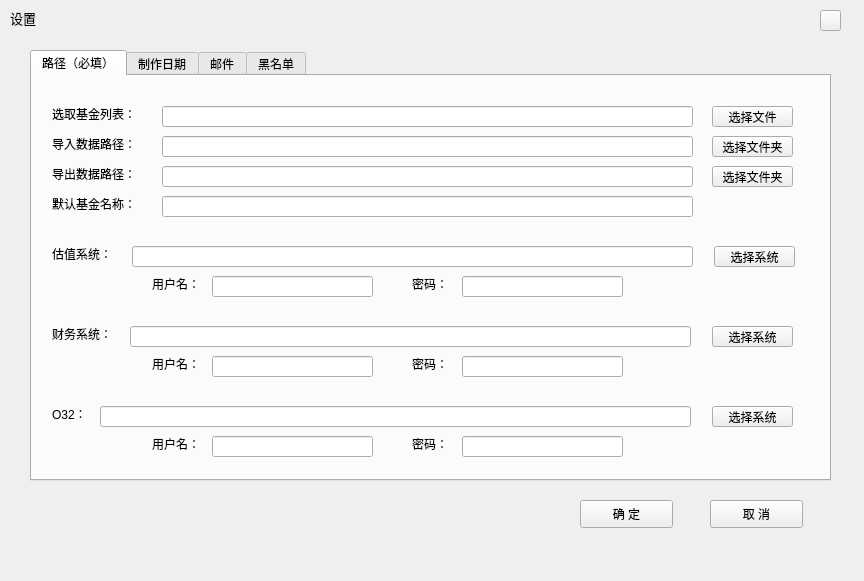
<?xml version="1.0" encoding="UTF-8"?>
<ui version="4.0">
 <class>SettingWindows</class>
 <widget class="QMainWindow" name="SettingWindows">
  <property name="geometry">
   <rect>
    <x>0</x>
    <y>0</y>
    <width>864</width>
    <height>581</height>
   </rect>
  </property>
  <property name="windowTitle">
   <string>设置</string>
  </property>
  <widget class="QWidget" name="centralwidget">
   <widget class="QTabWidget" name="settingTab">
    <property name="geometry">
     <rect>
      <x>30</x>
      <y>50</y>
      <width>801</width>
      <height>431</height>
     </rect>
    </property>
    <property name="currentIndex">
     <number>0</number>
    </property>
    <widget class="QWidget" name="tab1">
     <attribute name="title">
      <string>路径（必填）</string>
     </attribute>
     <widget class="QLineEdit" name="Ssystem2">
      <property name="geometry">
       <rect>
        <x>98</x>
        <y>250</y>
        <width>561</width>
        <height>21</height>
       </rect>
      </property>
     </widget>
     <widget class="QLabel" name="label_5">
      <property name="geometry">
       <rect>
        <x>20</x>
        <y>30</y>
        <width>101</width>
        <height>16</height>
       </rect>
      </property>
      <property name="text">
       <string>选取基金列表：</string>
      </property>
     </widget>
     <widget class="QPushButton" name="SgetCw">
      <property name="geometry">
       <rect>
        <x>680</x>
        <y>250</y>
        <width>81</width>
        <height>21</height>
       </rect>
      </property>
      <property name="text">
       <string>选择系统</string>
      </property>
     </widget>
     <widget class="QPushButton" name="SgetFile">
      <property name="geometry">
       <rect>
        <x>680</x>
        <y>30</y>
        <width>81</width>
        <height>21</height>
       </rect>
      </property>
      <property name="text">
       <string>选择文件</string>
      </property>
     </widget>
     <widget class="QLineEdit" name="SfilePath">
      <property name="geometry">
       <rect>
        <x>130</x>
        <y>30</y>
        <width>531</width>
        <height>21</height>
       </rect>
      </property>
     </widget>
     <widget class="QLineEdit" name="Ssystem1">
      <property name="geometry">
       <rect>
        <x>100</x>
        <y>170</y>
        <width>561</width>
        <height>21</height>
       </rect>
      </property>
     </widget>
     <widget class="QLabel" name="label_3">
      <property name="geometry">
       <rect>
        <x>20</x>
        <y>250</y>
        <width>72</width>
        <height>15</height>
       </rect>
      </property>
      <property name="text">
       <string>财务系统：</string>
      </property>
     </widget>
     <widget class="QPushButton" name="SgetO32">
      <property name="geometry">
       <rect>
        <x>680</x>
        <y>330</y>
        <width>81</width>
        <height>21</height>
       </rect>
      </property>
      <property name="text">
       <string>选择系统</string>
      </property>
     </widget>
     <widget class="QLineEdit" name="Ssystem3">
      <property name="geometry">
       <rect>
        <x>68</x>
        <y>330</y>
        <width>591</width>
        <height>21</height>
       </rect>
      </property>
     </widget>
     <widget class="QLabel" name="label_4">
      <property name="geometry">
       <rect>
        <x>20</x>
        <y>330</y>
        <width>72</width>
        <height>15</height>
       </rect>
      </property>
      <property name="text">
       <string>O32：</string>
      </property>
     </widget>
     <widget class="QPushButton" name="SgetGz">
      <property name="geometry">
       <rect>
        <x>682</x>
        <y>170</y>
        <width>81</width>
        <height>21</height>
       </rect>
      </property>
      <property name="text">
       <string>选择系统</string>
      </property>
     </widget>
     <widget class="QLabel" name="label_2">
      <property name="geometry">
       <rect>
        <x>20</x>
        <y>170</y>
        <width>72</width>
        <height>15</height>
       </rect>
      </property>
      <property name="text">
       <string>估值系统：</string>
      </property>
     </widget>
     <widget class="QLabel" name="label_6">
      <property name="geometry">
       <rect>
        <x>120</x>
        <y>200</y>
        <width>61</width>
        <height>16</height>
       </rect>
      </property>
      <property name="text">
       <string>用户名：</string>
      </property>
     </widget>
     <widget class="QLineEdit" name="SgzName">
      <property name="geometry">
       <rect>
        <x>180</x>
        <y>200</y>
        <width>161</width>
        <height>21</height>
       </rect>
      </property>
     </widget>
     <widget class="QLabel" name="label_7">
      <property name="geometry">
       <rect>
        <x>380</x>
        <y>200</y>
        <width>41</width>
        <height>16</height>
       </rect>
      </property>
      <property name="text">
       <string>密码：</string>
      </property>
     </widget>
     <widget class="QLineEdit" name="SgzPW">
      <property name="geometry">
       <rect>
        <x>430</x>
        <y>200</y>
        <width>161</width>
        <height>21</height>
       </rect>
      </property>
     </widget>
     <widget class="QLineEdit" name="ScwPW">
      <property name="geometry">
       <rect>
        <x>430</x>
        <y>280</y>
        <width>161</width>
        <height>21</height>
       </rect>
      </property>
     </widget>
     <widget class="QLineEdit" name="ScwName">
      <property name="geometry">
       <rect>
        <x>180</x>
        <y>280</y>
        <width>161</width>
        <height>21</height>
       </rect>
      </property>
     </widget>
     <widget class="QLabel" name="label_8">
      <property name="geometry">
       <rect>
        <x>380</x>
        <y>280</y>
        <width>41</width>
        <height>16</height>
       </rect>
      </property>
      <property name="text">
       <string>密码：</string>
      </property>
     </widget>
     <widget class="QLabel" name="label_9">
      <property name="geometry">
       <rect>
        <x>120</x>
        <y>280</y>
        <width>61</width>
        <height>16</height>
       </rect>
      </property>
      <property name="text">
       <string>用户名：</string>
      </property>
     </widget>
     <widget class="QLineEdit" name="So32PW">
      <property name="geometry">
       <rect>
        <x>430</x>
        <y>360</y>
        <width>161</width>
        <height>21</height>
       </rect>
      </property>
     </widget>
     <widget class="QLabel" name="label_10">
      <property name="geometry">
       <rect>
        <x>380</x>
        <y>360</y>
        <width>41</width>
        <height>16</height>
       </rect>
      </property>
      <property name="text">
       <string>密码：</string>
      </property>
     </widget>
     <widget class="QLineEdit" name="So32Name">
      <property name="geometry">
       <rect>
        <x>180</x>
        <y>360</y>
        <width>161</width>
        <height>21</height>
       </rect>
      </property>
     </widget>
     <widget class="QLabel" name="label_11">
      <property name="geometry">
       <rect>
        <x>120</x>
        <y>360</y>
        <width>61</width>
        <height>16</height>
       </rect>
      </property>
      <property name="text">
       <string>用户名：</string>
      </property>
     </widget>
     <widget class="QLineEdit" name="SinPath">
      <property name="geometry">
       <rect>
        <x>130</x>
        <y>60</y>
        <width>531</width>
        <height>21</height>
       </rect>
      </property>
     </widget>
     <widget class="QLabel" name="label_18">
      <property name="geometry">
       <rect>
        <x>20</x>
        <y>60</y>
        <width>101</width>
        <height>16</height>
       </rect>
      </property>
      <property name="text">
       <string>导入数据路径：</string>
      </property>
     </widget>
     <widget class="QPushButton" name="SgetIm">
      <property name="geometry">
       <rect>
        <x>680</x>
        <y>60</y>
        <width>81</width>
        <height>21</height>
       </rect>
      </property>
      <property name="text">
       <string>选择文件夹</string>
      </property>
     </widget>
     <widget class="QPushButton" name="SgetEx">
      <property name="geometry">
       <rect>
        <x>680</x>
        <y>90</y>
        <width>81</width>
        <height>21</height>
       </rect>
      </property>
      <property name="text">
       <string>选择文件夹</string>
      </property>
     </widget>
     <widget class="QLineEdit" name="SoutPath">
      <property name="geometry">
       <rect>
        <x>130</x>
        <y>90</y>
        <width>531</width>
        <height>21</height>
       </rect>
      </property>
     </widget>
     <widget class="QLabel" name="label_19">
      <property name="geometry">
       <rect>
        <x>20</x>
        <y>90</y>
        <width>101</width>
        <height>16</height>
       </rect>
      </property>
      <property name="text">
       <string>导出数据路径：</string>
      </property>
     </widget>
     <widget class="QLabel" name="label_20">
      <property name="geometry">
       <rect>
        <x>20</x>
        <y>120</y>
        <width>101</width>
        <height>16</height>
       </rect>
      </property>
      <property name="text">
       <string>默认基金名称：</string>
      </property>
     </widget>
     <widget class="QLineEdit" name="SfundName">
      <property name="geometry">
       <rect>
        <x>130</x>
        <y>120</y>
        <width>531</width>
        <height>21</height>
       </rect>
      </property>
     </widget>
    </widget>
    <widget class="QWidget" name="tab2">
     <attribute name="title">
      <string>制作日期</string>
     </attribute>
     <widget class="QRadioButton" name="Sdate1">
      <property name="geometry">
       <rect>
        <x>80</x>
        <y>80</y>
        <width>115</width>
        <height>19</height>
       </rect>
      </property>
      <property name="text">
       <string> T 日</string>
      </property>
      <property name="checked">
       <bool>true</bool>
      </property>
     </widget>
     <widget class="QRadioButton" name="Sdate2">
      <property name="geometry">
       <rect>
        <x>80</x>
        <y>140</y>
        <width>115</width>
        <height>19</height>
       </rect>
      </property>
      <property name="text">
       <string> T - 1 日</string>
      </property>
     </widget>
     <widget class="QRadioButton" name="Sdate3">
      <property name="geometry">
       <rect>
        <x>80</x>
        <y>200</y>
        <width>115</width>
        <height>19</height>
       </rect>
      </property>
      <property name="text">
       <string> 自定义</string>
      </property>
     </widget>
     <widget class="QDateEdit" name="SgetDate">
      <property name="geometry">
       <rect>
        <x>170</x>
        <y>200</y>
        <width>110</width>
        <height>22</height>
       </rect>
      </property>
     </widget>
    </widget>
    <widget class="QWidget" name="tab3">
     <attribute name="title">
      <string>邮件</string>
     </attribute>
     <widget class="QLineEdit" name="SserverIP">
      <property name="geometry">
       <rect>
        <x>240</x>
        <y>50</y>
        <width>301</width>
        <height>21</height>
       </rect>
      </property>
     </widget>
     <widget class="QLabel" name="label_12">
      <property name="geometry">
       <rect>
        <x>90</x>
        <y>50</y>
        <width>141</width>
        <height>16</height>
       </rect>
      </property>
      <property name="text">
       <string>邮件的服务器地址：</string>
      </property>
     </widget>
     <widget class="QLabel" name="label_14">
      <property name="geometry">
       <rect>
        <x>90</x>
        <y>110</y>
        <width>141</width>
        <height>16</height>
       </rect>
      </property>
      <property name="text">
       <string>邮件的服务器端口：</string>
      </property>
     </widget>
     <widget class="QLabel" name="label_15">
      <property name="geometry">
       <rect>
        <x>90</x>
        <y>170</y>
        <width>101</width>
        <height>16</height>
       </rect>
      </property>
      <property name="text">
       <string>发送邮箱账号：</string>
      </property>
     </widget>
     <widget class="QLabel" name="label_16">
      <property name="geometry">
       <rect>
        <x>90</x>
        <y>230</y>
        <width>101</width>
        <height>16</height>
       </rect>
      </property>
      <property name="text">
       <string>发送邮箱密码：</string>
      </property>
     </widget>
     <widget class="QLabel" name="label_17">
      <property name="geometry">
       <rect>
        <x>90</x>
        <y>290</y>
        <width>101</width>
        <height>16</height>
       </rect>
      </property>
      <property name="text">
       <string>接收邮箱账号：</string>
      </property>
     </widget>
     <widget class="QLineEdit" name="SserverPort">
      <property name="geometry">
       <rect>
        <x>240</x>
        <y>110</y>
        <width>81</width>
        <height>21</height>
       </rect>
      </property>
     </widget>
     <widget class="QLineEdit" name="SsendID">
      <property name="geometry">
       <rect>
        <x>210</x>
        <y>170</y>
        <width>331</width>
        <height>21</height>
       </rect>
      </property>
     </widget>
     <widget class="QLineEdit" name="SsendPW">
      <property name="geometry">
       <rect>
        <x>210</x>
        <y>230</y>
        <width>331</width>
        <height>21</height>
       </rect>
      </property>
     </widget>
     <widget class="QLineEdit" name="SrsvID">
      <property name="geometry">
       <rect>
        <x>210</x>
        <y>290</y>
        <width>331</width>
        <height>21</height>
       </rect>
      </property>
     </widget>
    </widget>
    <widget class="QWidget" name="tab4">
     <attribute name="title">
      <string>黑名单</string>
     </attribute>
     <widget class="QTextEdit" name="SblackList">
      <property name="geometry">
       <rect>
        <x>50</x>
        <y>110</y>
        <width>681</width>
        <height>221</height>
       </rect>
      </property>
     </widget>
     <widget class="QLabel" name="label_13">
      <property name="geometry">
       <rect>
        <x>20</x>
        <y>30</y>
        <width>351</width>
        <height>51</height>
       </rect>
      </property>
      <property name="text">
       <string>制作黑名单（以中文字符“、”分割，无需换行）：</string>
      </property>
     </widget>
    </widget>
   </widget>
   <widget class="QPushButton" name="Squit">
    <property name="geometry">
     <rect>
      <x>820</x>
      <y>10</y>
      <width>21</width>
      <height>21</height>
     </rect>
    </property>
    <property name="text">
     <string/>
    </property>
   </widget>
   <widget class="QLabel" name="label">
    <property name="geometry">
     <rect>
      <x>10</x>
      <y>10</y>
      <width>41</width>
      <height>16</height>
     </rect>
    </property>
    <property name="font">
     <font>
      <family>等线</family>
      <pointsize>10</pointsize>
     </font>
    </property>
    <property name="text">
     <string>设置</string>
    </property>
   </widget>
   <widget class="QPushButton" name="Ssubmit">
    <property name="geometry">
     <rect>
      <x>580</x>
      <y>500</y>
      <width>93</width>
      <height>28</height>
     </rect>
    </property>
    <property name="text">
     <string>确 定</string>
    </property>
   </widget>
   <widget class="QPushButton" name="Scancel">
    <property name="geometry">
     <rect>
      <x>710</x>
      <y>500</y>
      <width>93</width>
      <height>28</height>
     </rect>
    </property>
    <property name="text">
     <string>取 消</string>
    </property>
   </widget>
  </widget>
 </widget>
 <resources/>
 <connections/>
</ui>
